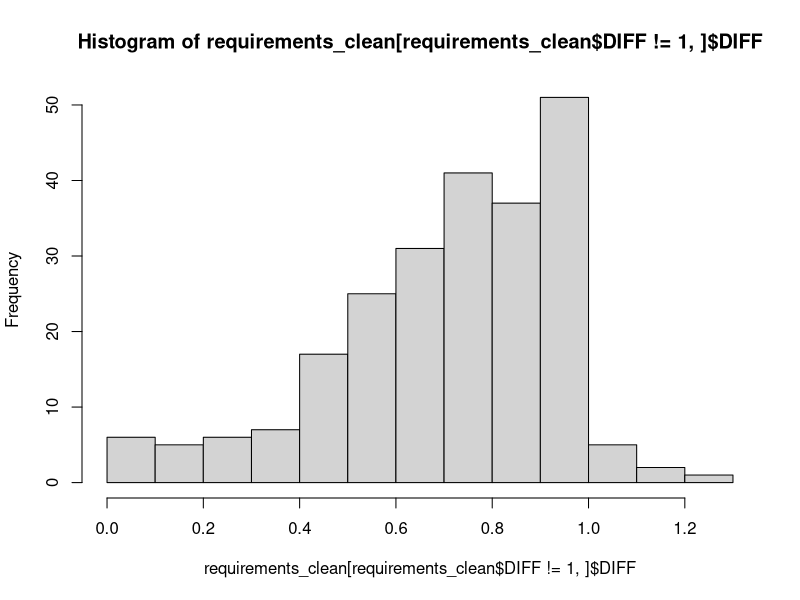

Write R code to recreate this figure. (Note: this script raises an error after producing the figure.)
# Read in the initial Raw data and transform

#req_data <- read.csv('data/requirements_initial_raw.csv')
#summary(req_data)
#str(req_data)
#
#req_data$PROJ_ID = paste('Proj', req_data$TeamID, req_data$SprintID, sep='-')
#
#        
##### group by Datekey and PROJ_ID,
##### and sum SPCommitted and SPCompleted
#dat1 = aggregate(SPCommitted ~ Datekey + PROJ_ID, req_data, sum )
#dat2 = aggregate(SPCompleted ~ Datekey + PROJ_ID, req_data, sum )
#req_raw = merge(dat1,dat2,by=c("Datekey","PROJ_ID"))
#
#req_raw$MONTH_DT = as.Date(as.character(req_raw$Datekey), '%Y%m%d')
#req_raw$SCHEDULED = req_raw$SPCommitted
#req_raw$COMPLETED = req_raw$SPCompleted
#### Write out the requirements_raw file
#write.csv(req_raw[,c('PROJ_ID','MONTH_DT','SCHEDULED','COMPLETED')], 'data/requirements_raw.csv',row.names=FALSE)

### Now read in the requirements data
requirements_raw = read.csv('data/requirements_raw.csv',
                              colClasses=c('factor',
                                      'Date',
                                      'numeric',
                                      'numeric') )

##### remove rows where COMPLETED and SCHEDULED are both 0
requirements_clean = requirements_raw[requirements_raw$SCHEDULED != 0, ]

requirements_clean$DIFF = requirements_clean$COMPLETED/requirements_clean$SCHEDULED
summary(requirements_clean)
str(requirements_clean)
var(requirements_clean$SCHEDULED)
var(requirements_clean$COMPLETED)
var(requirements_clean$DIFF)

hist(requirements_clean[requirements_clean$DIFF != 1,]$DIFF)

##### Now calculate the requirements CRI score
##### but only for year 2014 and 2015
current_requirements = requirements_clean[requirements_clean$MONTH_DT 
                     > as.Date('2013-12-31'), ]
current_requirements$MONTH_DT = as.yearmon(as.Date(current_requirements$MONTH_DT), "%Y-%B")
current_requirements$SCORE = 100*(current_requirements$COMPLETED-current_requirements$SCHEDULED)/current_requirements$SCHEDULED

req_scores = aggregate(SCORE ~ MONTH_DT, current_requirements, mean )
req_scores$SCORE = round(req_scores$SCORE, 2)
req_scores

barchart(req_scores, main='CRI Requirements Scores', ylab='CRI Requirements Score',xlab='Month/Year')




